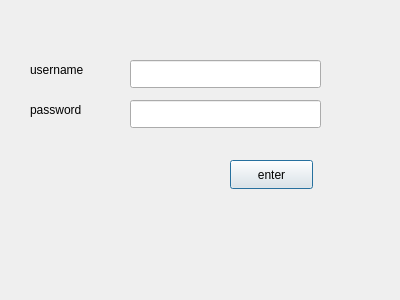
<?xml version="1.0" encoding="UTF-8"?>
<ui version="4.0">
 <class>LoginDialog</class>
 <widget class="QDialog" name="LoginDialog">
  <property name="geometry">
   <rect>
    <x>0</x>
    <y>0</y>
    <width>400</width>
    <height>300</height>
   </rect>
  </property>
  <property name="windowTitle">
   <string>Dialog</string>
  </property>
  <widget class="QLineEdit" name="passwordLineEdit">
   <property name="geometry">
    <rect>
     <x>130</x>
     <y>100</y>
     <width>191</width>
     <height>28</height>
    </rect>
   </property>
  </widget>
  <widget class="QLineEdit" name="usernameLineEdit">
   <property name="geometry">
    <rect>
     <x>130</x>
     <y>60</y>
     <width>191</width>
     <height>28</height>
    </rect>
   </property>
  </widget>
  <widget class="QLabel" name="label">
   <property name="geometry">
    <rect>
     <x>30</x>
     <y>60</y>
     <width>81</width>
     <height>20</height>
    </rect>
   </property>
   <property name="text">
    <string>username</string>
   </property>
  </widget>
  <widget class="QLabel" name="label_2">
   <property name="geometry">
    <rect>
     <x>30</x>
     <y>100</y>
     <width>91</width>
     <height>20</height>
    </rect>
   </property>
   <property name="text">
    <string>password</string>
   </property>
  </widget>
  <widget class="QPushButton" name="startpushButton">
   <property name="geometry">
    <rect>
     <x>230</x>
     <y>160</y>
     <width>83</width>
     <height>29</height>
    </rect>
   </property>
   <property name="text">
    <string>enter</string>
   </property>
  </widget>
 </widget>
 <resources/>
 <connections/>
</ui>
